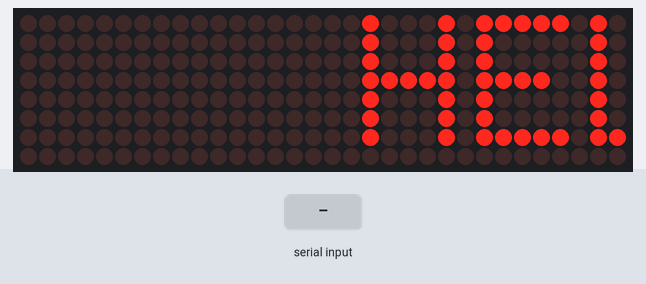
Bench run of a sketch on a simulated Arduino Uno, built with avr-gcc and run on an emulated ATmega328P. Shown: 32×8 LED matrix. The test bench sets the inputs (shaded band).

Above: at 1.2 s.
1.3 s: "1\n" received over Serial
At 1.69 s:
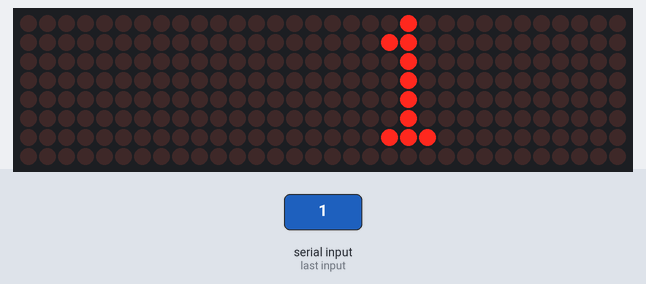
At 2.6 s:
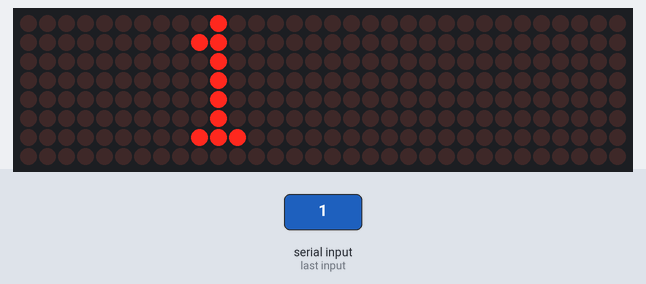
Timing chart, 0 to 4.3 s (numbered marks = the images above; inputs shaded):
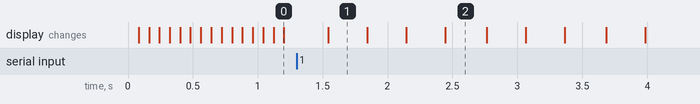

The sketch:

Parola_Scrolling.ino
```cpp
#include <MD_Parola.h>
#include <MD_MAX72xx.h>
#include <SPI.h>

#define HARDWARE_TYPE MD_MAX72XX::FC16_HW
#define MAX_DEVICES 4
#define CS_PIN 10

MD_Parola parola = MD_Parola(HARDWARE_TYPE, CS_PIN, MAX_DEVICES);

String inputText = "HELLO";
bool newMessage = false;

void setup() {
  Serial.begin(9600);
  parola.begin();
  parola.displayClear();
  parola.displayText((char*)inputText.c_str(), PA_CENTER, 80, 0, PA_SCROLL_LEFT, PA_SCROLL_LEFT);
}

void loop() {
  if (Serial.available() > 0) {
    inputText = Serial.readStringUntil('\n');
    inputText.trim();

    if (inputText.length() > 0) {
      newMessage = true;
    }
  }

  if (newMessage) {
    parola.displayClear();
    parola.displayReset();
    parola.displayText((char*)inputText.c_str(), PA_CENTER, 20, 0, PA_SCROLL_LEFT, PA_SCROLL_LEFT);
    newMessage = false;
  }

  if (parola.displayAnimate()) {
    parola.displayReset();
  }
}
```

Measured:
- after the input at 1.3 s, the display: changes after 0.24 s (image 1)
